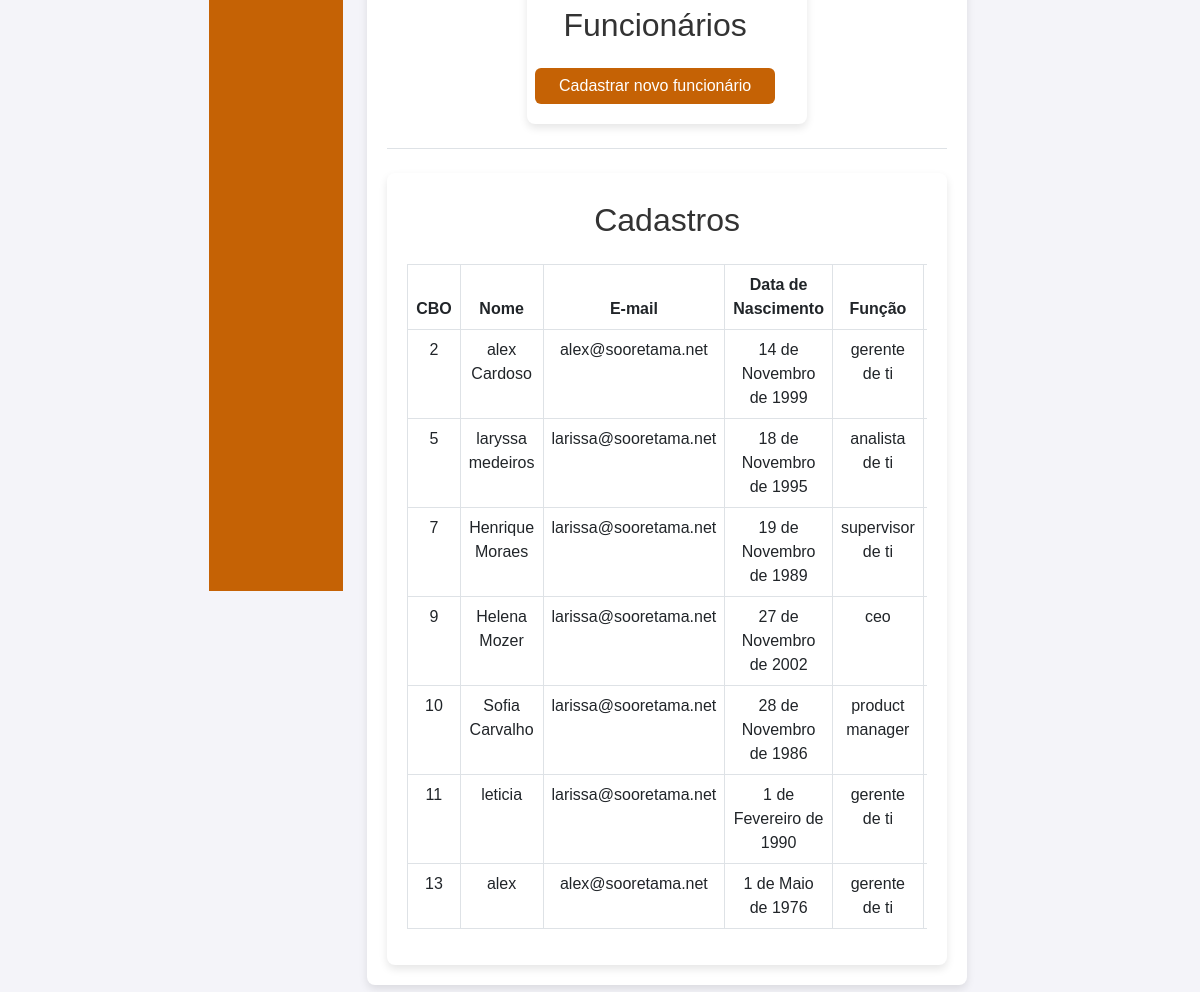
/funcionarios/menu-cadastros/, run on an earlier commit of the app's database.
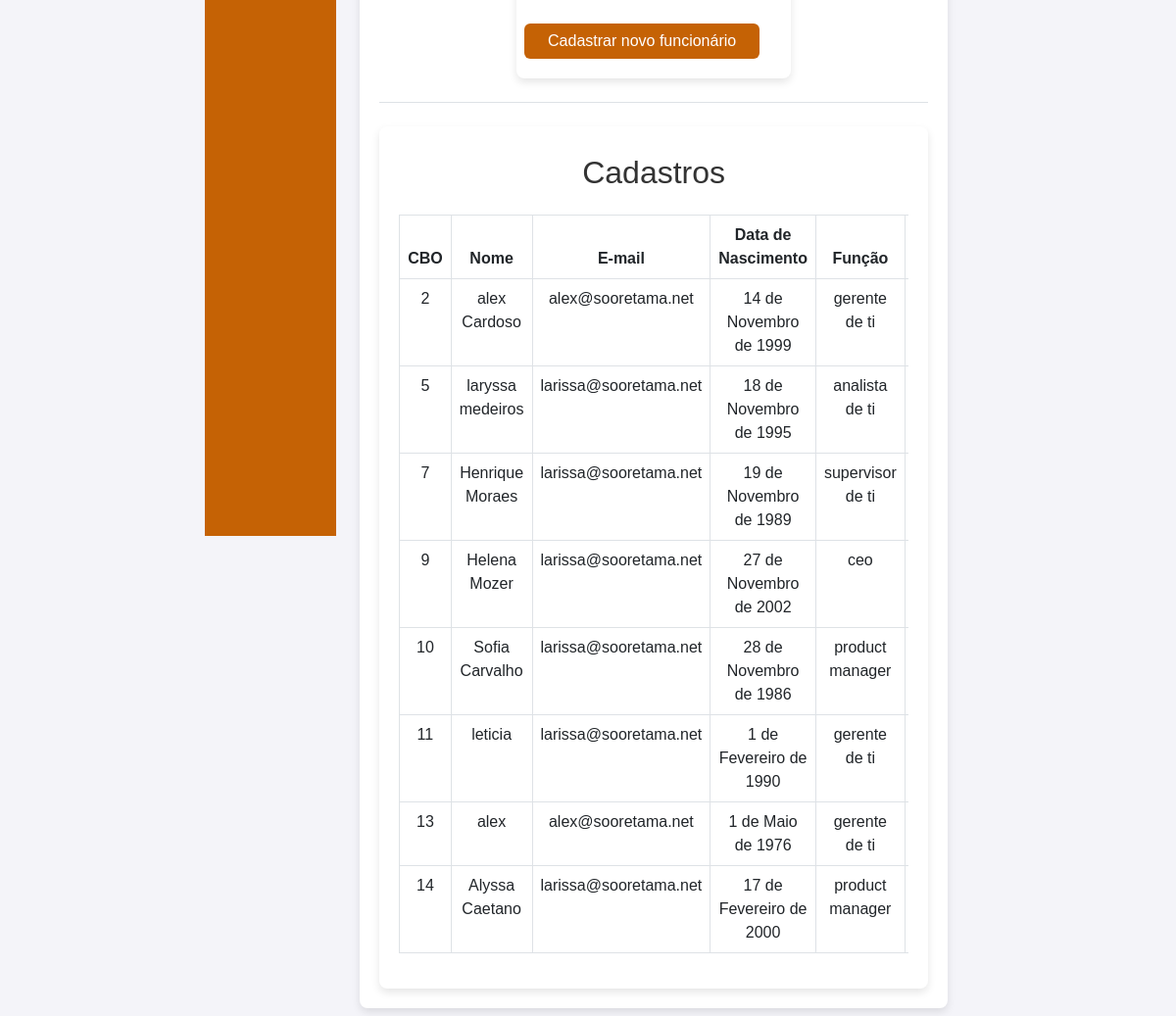
And on a later commit of the database.
### funcionarios/models.py (models this page shows, shortened)
class Funcionario(models.Model):
    nome = models.CharField(max_length=100)
    email= models.EmailField()
    data_nascimento = models.DateField(null=False, blank=False)
    foto = models.ImageField(upload_to='foto/' , blank=True, null=True)
    arquivo_pdf = models.FileField(upload_to='pdf/' , blank=True, null=True)
    cbo = models.AutoField(primary_key=True)
    funcao = models.CharField(max_length=100, null=True)
    data_admissao = models.DateField(null=True, blank=True)
    id_tarefa_mail = models.CharField(max_length=255, null=True, blank=True)
    def __str__(self):
        return self.nome
    class Meta:
        permissions = [
            ("importar_funcionarios", "Pode importar funcionários")
        ]

### funcionarios/views.py (the view)
# urls.py: path('menu-cadastros/', views.menu_cadastros, name='menu_cadastros'),
def menu_cadastros(request):
    funcionarios = Funcionario.objects.all()
    print(funcionarios)
    logging.info(funcionarios)
    return render(request, 'funcionarios/cadastros.html', {'funcionarios' : funcionarios})

### funcionarios/templates/funcionarios/cadastros.html (shortened to what this page needs)
{% extends "funcionarios/base.html" %}
{% load static %}
    {% block content %}
    <div class="container text-center align-items-center min-vh-100">
        <div class="col-lg-6 col-md-8 col-sm-12 mx-auto">
            <div class="container mt-4">
                <div class="row w-100">
                    <h2 class="text-center mb-4">Menu de Cadastro de Funcionários</h2>
                    <a
                    href="{% url 'importar_funcionarios' %}"
                    class="btn btn-primary text-center"
                    id="botao_novo_cadastro"
                    style="background-color:#c56205 !important; border: #b85c07;">Cadastrar novo funcionário</a>
                </div>
            </div>
        </div>
        <div class="my-4 border-top mt-4"></div>
        <div class="container mt-4">
            <h2 class="text-center mt-2"> Cadastros</h2>
            <div class="table-responsive mt-4">
                <form id="actionForm" method="POST" action="{% url 'menu_cadastros' %}">
                    <table class="table table-bordered">
                        <thead>
                            <tr>
                                <th>CBO</th>
                                <th>Nome</th>
                                <th>E-mail</th>
                                <th>Data de Nascimento</th>
                                <th>Função</th>
                                <th>Data de Admissão</th>
                            </tr>
                        </thead>
                        <tbody>
                            {% for funcionario in funcionarios %}
                            <tr>
                                <td>{{ funcionario.cbo|default:"Não informado" }}</td>
                                <td>{{ funcionario.nome|default:"Não informado" }}</td>
                                <td>{{ funcionario.email|default:"Não informado" }}</td>
                                <td>{{ funcionario.data_nascimento|default:"Não informado" }}</td>
                                <td>{{ funcionario.funcao|default:"Não informado" }}</td>
                                <td>{{ funcionario.data_admissao|default:"Não informado" }}</td>
                            </tr>
                            {% empty %}
                            <tr>
                                <td colspan="7" class="text-center">Nenhum funcionário cadastrado</td>
                            </tr>
                            {% endfor %}
                        </tbody>
                    </table>
                </form>
            </div>
        </div>
    </div>
    {% endblock %}

### funcionarios/templates/funcionarios/base.html (shortened to what this page needs)
<!DOCTYPE html>
<html lang="pt-BR">
{% load static %}
<head>
    <link href="https://cdn.jsdelivr.net/npm/bootstrap@5.3.0-alpha1/dist/css/bootstrap.min.css" rel="stylesheet">
    <link rel="stylesheet" href="{% static 'css/styles.css' %}">
</head>
<body>
    <div class="d-flex">
        <div class="bg-dark text-white p-3" style="width: 20%;height: 100vh; background-color:#c56205 !important;">
        </div>
        <div class="container-fluid p-4">
            {% block content %}{% endblock %}
        </div>
    </div>
</body>
</html>

### funcionarios/static/funcionarios/styles.css (style rules this page uses)
* { margin: 0; padding: 0; box-sizing: border-box; }
body { font-family: Arial, sans-serif; background-color: #f4f4f9; color: #333; list-style: 1.6; display: flex; justify-content: center; align-items: center; height: 100vh; margin: 0; padding: 0; }
.container { text-align: center; padding: 20px; background-color: #ffffff; box-shadow: 0 4px 8px rgba(0, 0, 0, 0.1); border-radius: 8px; width: 100%; margin-top: 50px; max-width: 600px; }
.bg-dark { background-color: #c56205 !important; }

What changed in the data, as far as the page shows it:
added Funcionario: cbo "14", nome "Alyssa Caetano", email "larissa@sooretama.net", data_nascimento "17 de Fevereiro de 2000", funcao "product manager"
